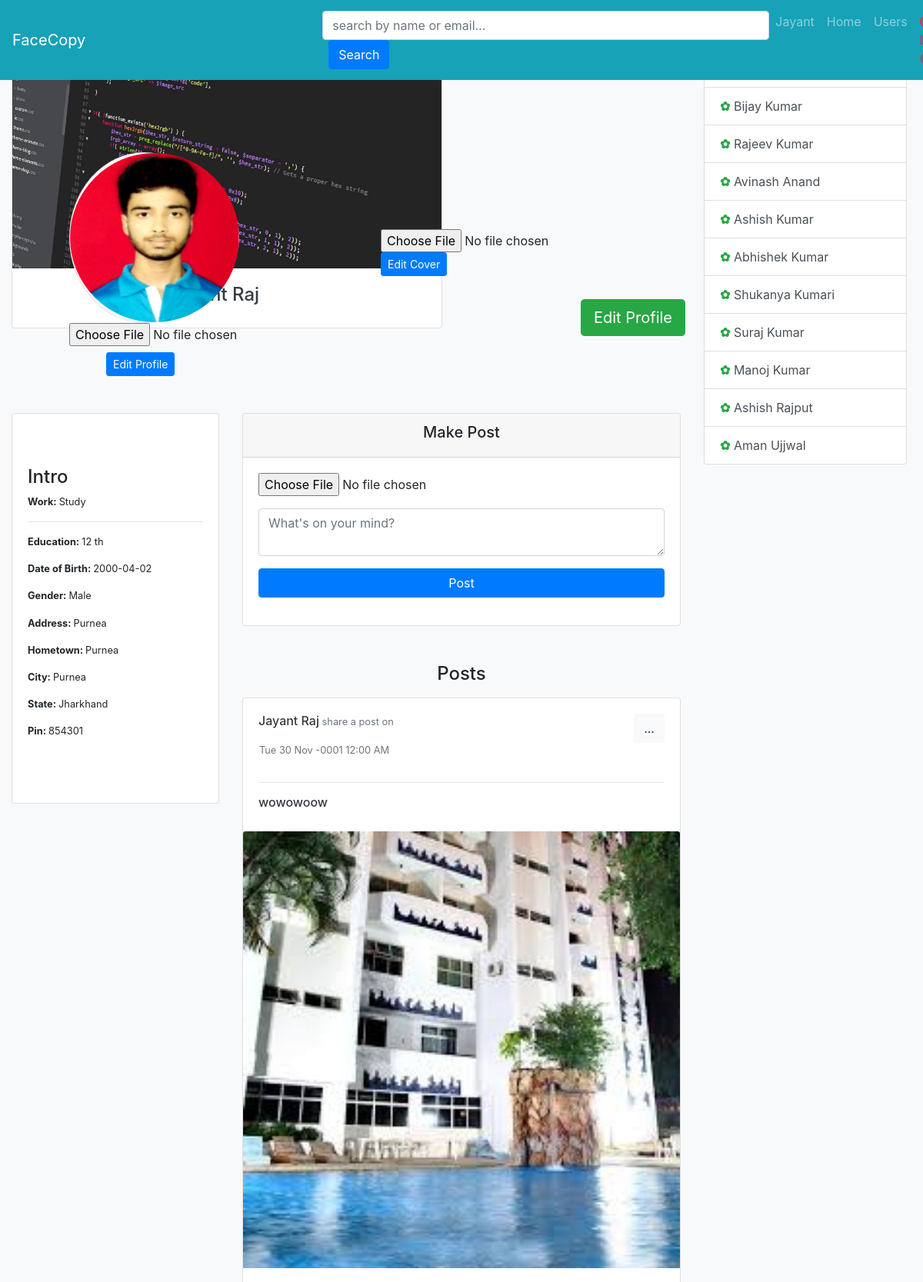
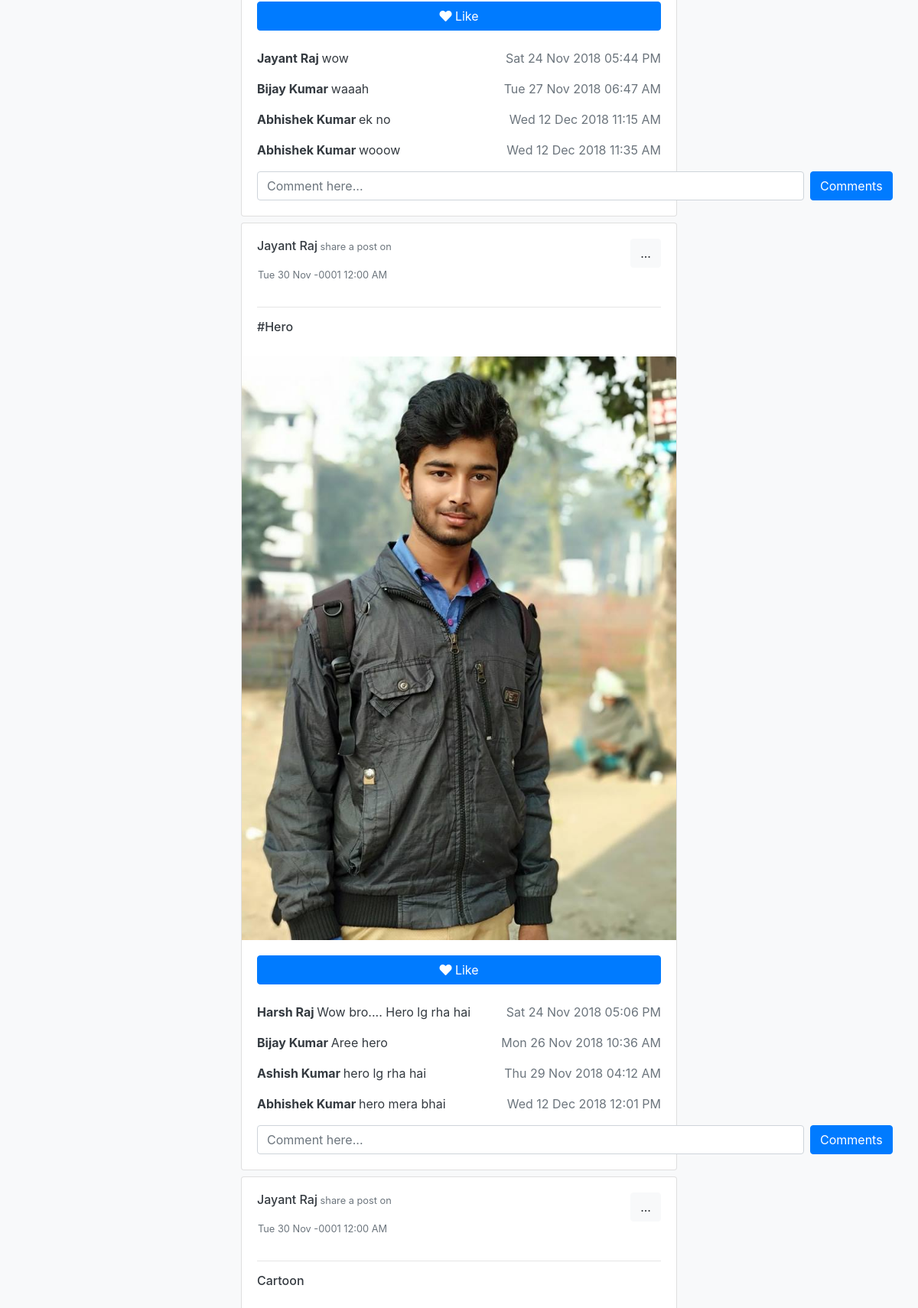
Screenshot of /facecopy/profile.php (signed in, upper part) with the database file from the repository (2 pictures, top to bottom).
### tables this page shows
CREATE TABLE IF NOT EXISTS `account` (
  `id` int(11) NOT NULL,
  `fname` varchar(200) NOT NULL,
  `lname` varchar(200) NOT NULL,
  `contact1` varchar(200) NOT NULL,
  `email` varchar(200) NOT NULL,
  `password` varchar(200) NOT NULL,
  `dob` varchar(200) NOT NULL,
  `doc` timestamp NOT NULL DEFAULT CURRENT_TIMESTAMP ON UPDATE CURRENT_TIMESTAMP,
  `gender` varchar(200) NOT NULL
);

CREATE TABLE IF NOT EXISTS `about` (
  `id` int(11) NOT NULL,
  `user` varchar(200) DEFAULT NULL,
  `address` varchar(200) DEFAULT NULL,
  `edu` varchar(200) DEFAULT NULL,
  `work` varchar(200) DEFAULT NULL,
  `hometown` varchar(200) DEFAULT NULL,
  `state` varchar(200) DEFAULT NULL,
  `city` varchar(200) DEFAULT NULL,
  `pin` varchar(200) DEFAULT NULL,
  `img` varchar(200) NOT NULL DEFAULT 'nobody_m.original.jpg',
  `c_img` varchar(200) NOT NULL DEFAULT 'default_cover.jpg'
);

CREATE TABLE IF NOT EXISTS `post` (
  `p_id` int(11) NOT NULL,
  `p_title` varchar(200) NOT NULL,
  `p_img` varchar(200) NOT NULL,
  `p_user` varchar(200) NOT NULL,
  `p_email` varchar(200) NOT NULL,
  `p_doc` timestamp NOT NULL DEFAULT CURRENT_TIMESTAMP ON UPDATE CURRENT_TIMESTAMP
);

CREATE TABLE IF NOT EXISTS `comment` (
  `c_id` int(11) NOT NULL,
  `c_title` varchar(200) NOT NULL,
  `c_p_id` varchar(200) NOT NULL,
  `c_email` varchar(200) NOT NULL,
  `c_doc` timestamp NOT NULL DEFAULT CURRENT_TIMESTAMP ON UPDATE CURRENT_TIMESTAMP
);

### facecopy/function/config.php (called while the page is built, shortened)
<?php
function call_post($table,$cond=NULL){
	$array = [];
	if($cond==NULL){
		$query = mysql_query("select * from $table order by p_id DESC");
	}
	else{
		$query = mysql_query("select * from $table where $cond order by p_id DESC");
	}
	while($row=mysql_fetch_array($query)){
		$array[] = $row;
	}
	return $array;
}
function call_data($table,$cond=NULL){
	$array = [];
	if($cond==NULL){
		$query = mysql_query("select * from $table");
	}
	else{
		$query = mysql_query("select * from $table where $cond");
	}
	while($row=mysql_fetch_array($query)){
		$array[] = $row;
	}
	return $array;
}
?>

### facecopy/profile.php (the view, shortened to what this page needs)
<?php include "function/config.php"; session_start(); if(!isset($_SESSION['email'])){ header("location: index.php");} ?>
<!DOCTYPE html>
<html lang="en">
<head>
	<link rel="stylesheet" href="css/bootstrap.css">
	<link rel="stylesheet" href="https://use.fontawesome.com/releases/v5.5.0/css/all.css">
</head>
<body class="bg-light">
	<?php include "function/nav.php"; ?>
	<br><br>
	<?php
		$email = $_SESSION['email'];
		$data = call_data("account"," email = '$email'");
	foreach($data as $d){
		$about = call_data("about"," user = '$email'");
		foreach($about as $ab){
	?>
	<div class="container-fluid">
		<div class="row">
			<div class="col-lg-9">
				<div class="card" style="position: absolute;">
					<img src="<?="photo/".$ab['c_img'];?>" class="card-img-top" style="height: 300px;">
					<div class="card-body">
						<div class="row">
							<div class="col-lg-4 offset-4">
								<h4 class="text-dark"><?=$d['fname']." ".$d['lname'];?></h4>
							</div>
						</div>
					</div>
				</div>
				<div class="row">
					<div class="col-lg-3 offset-1">
						<div class="card" style="margin-top: 150px; border-radius: 100%;">
							<img src="<?="photo/".$ab['img'];?>" class="card-img-top" style="border-radius: 1200px; height: 220px; width: 220px; background-size: cover;">
						</div>
						<form action="profile.php" method="post" enctype="multipart/form-data">
							<input type="file" name="img">
							<input type="submit" class="btn mt-2 ml-5 btn-sm btn-primary" value="Edit Profile" name="p_edit">
						</form>
					</div>
					<div class="col-lg-8">
						<form action="profile.php" method="post" enctype="multipart/form-data" style="margin-top: 250px; margin-left: 180px;">
							<input type="file" name="c_img">
							<input type="submit" class="btn btn-sm btn-primary" value="Edit Cover" name="c_edit">
						</form>
						<a href="about.php" class="btn btn-lg btn-success" style="margin-top: 30px; margin-left: 440px;">Edit Profile</a>
					</div>
				</div>
				<div class="row my-5">
					<div class="col-lg-4">
						<div class="card sticky-top">
							<div class="card-body my-5">
								<h4>Intro</h4>
								<p class="lead small"><b>Work: </b><?=$ab['work'];?></p><hr>
								<p class="lead small"><b>Education: </b><?=$ab['edu'];?></p>
								<p class="lead small"><b>Date of Birth: </b><?=$d['dob'];?></p>
								<p class="lead small"><b>Gender: </b><?= $d['gender'];?></p>
								<p class="lead small"><b>Address: </b><?= $ab['address'];?></p>
								<p class="lead small"><b>Hometown: </b><?= $ab['hometown'];?></p>
								<p class="lead small"><b>City: </b><?= $ab['city'];?></p>
								<p class="lead small"><b>State: </b><?= $ab['state'];?></p>
								<p class="lead small"><b>Pin: </b><?= $ab['pin'];?></p>
							</div>
						</div>
					</div>
					<div class="col-lg-8">
						<div class="card">
							<div class="card-header">
								<h4 class="text-center h5">Make Post</h4>
							</div>
							<div class="card-body">
								<form action="profile.php" method="post" enctype="multipart/form-data">
									<div class="form-group">
										<input type="file" name="p_img">
									</div>
									<div class="form-group">
										<textarea class="form-control" name="p_title" placeholder="What's on your mind?"></textarea>
									</div>
									<div class="form-group">
										<input type="submit" class="btn btn-block btn-primary" name="post" value="Post">
									</div>
								</form>
							</div>
						</div>
						<h4 class="text-center mt-5 mb-3">Posts</h4>
						<?php
							$email = $_SESSION['email'];
							$post = call_post("post"," p_email = '$email'");
							foreach($post as $p){
						?>
						<div class="card my-2">
							<div class="card-body">
								<div class="row">
									<div class="col-lg-12">
										<h6 class="text-dark float-left py-0"><?=$d['fname']." ".$d['lname'];?><span class="small text-muted"> share a post on</span></h6>
								<div class="dropdown">
  <button class="btn btn-light float-right" type="button" id="dropdownMenuButton" data-toggle="dropdown" aria-haspopup="true" aria-expanded="false">
 		...
  </button>
</div>
									</div>
								</div>
								<div class="row">
									<p class="ml-3">
									<span class="text-muted float-left small">
										<?=date("D d M Y h:i A",strtotime($p['p_doc']));?>
									</span>
								</p>
								</div>
								<hr>
								<h6 class="text-dark"><?=$p['p_title'];?></h6>
							</div>
							<img src="<?="photo/".$p['p_img'];?>" class="card-img-top">
							<div class="card-body">
							<a href="" class="btn btn-primary btn-block">
								<i class="fas fa-heart"></i> Like
							</a><br>
							<?php
									$id = $p['p_id'];
									$comment = call_data("comment"," c_p_id = '$id'");
									foreach($comment as $ct){
										$email = $ct['c_email'];
										$name = call_data("account"," email = '$email'");
										foreach($name as $ne){
								?>
									<div class="row">
										<div class="col-lg-12">
											<p class="text-dark float-left"><b><?=$ne['fname']." ".$ne['lname'];?> </b> <?= $ct['c_title'];?></p>
									<p class="float-right text-muted"><?=date("D d M Y h:i A",strtotime($ct['c_doc']));?></p>
										</div>
									</div>
								<?php }} ?>
								<form action="profile.php" method="post" class="form-inline">
									<div class="form-group">
										<input type="text" class="form-control" name="comment" size="63px" placeholder="Comment here...">
										<input type="submit" class="btn ml-2 btn-primary" name="commentbtn" value="Comments">
									</div>
								</form>
							</div>
						</div>
						<?php } ?>
					</div>
				</div>
			</div>
			<?php include "function/chat.php"; ?>
		</div>
	</div>
	<?php } } ?>
</body>
</html>

### facecopy/function/nav.php
<nav class="navbar fixed-top navbar-expand-lg navbar-dark bg-info">
	<a href="home.php" class="navbar-brand">FaceCopy</a>
	<form action="user.php" method="post" class="form-inline offset-3">
		<input type="text" class="form-control" name="search" placeholder="search by name or email..." size="50px">
		<input type="submit" class="btn btn-primary ml-2" name="searchbtn" value="Search">
	</form>
	<ul class="navbar-nav ml-auto">
		<li class="nav-item">
			<a href="profile.php" class="nav-link">
				<?php
					$email = $_SESSION['email'];
				$data = call_data("account","email = '$email'");
				foreach($data as $d){
					echo $d['fname'];
				}
				?>
			</a>
		</li>
		<li class="nav-item">
			<a href="home.php" class="nav-link">Home</a>
		</li>
		<li class="nav-item">
			<a href="user.php" class="nav-link">Users</a>
		</li>
		<li class="nav-item">
			<a href="logout.php" class="nav-link text-danger"><i class="fas fa-power-off"></i> <b>Log Out</b></a>
		</li>
	</ul>
</nav>

### facecopy/function/chat.php
			<div class="col-lg-3 mt-3">
				<div class="list-group" style="position: fixed; width: 22%;">
				<?php
	$account = call_data("account");
foreach($account as $ac){
	if($ac['email']==$_SESSION['email']){
	}
	else{
?>
					<a href="me.php?cat=<?=$ac['email'];?>" class="list-group-item list-group-item-action"><b class="text-success">✿</b> <?=$ac['fname']." ".$ac['lname'];?></a><?php }} ?>
				</div>
			</div>

### rows the page displays
account: fname "Jayant", lname "Raj", dob "2000-04-02", gender "Male"
about: c_img (picture), img (picture), work "Study", edu "12 th", address "Purnea", hometown "Purnea", city "Purnea", state "Jharkhand", pin "854301"
post: p_doc "Tue 30 Nov -0001 12:00 AM", p_title "wowowoow", p_img (picture)
comment: c_title "wow", c_doc "Sat 24 Nov 2018 05:44 PM"
comment: c_title "waaah", c_doc "Tue 27 Nov 2018 06:47 AM"
account: fname "Bijay", lname "Kumar"
comment: c_title "ek no", c_doc "Wed 12 Dec 2018 11:15 AM"
account: fname "Abhishek", lname "Kumar"
comment: c_title "wooow", c_doc "Wed 12 Dec 2018 11:35 AM"
post: p_doc "Tue 30 Nov -0001 12:00 AM", p_title "#Hero", p_img (picture)
comment: c_title "Wow bro.... Hero lg rha hai", c_doc "Sat 24 Nov 2018 05:06 PM"
account: fname "Harsh", lname "Raj"
comment: c_title "Aree hero", c_doc "Mon 26 Nov 2018 10:36 AM"
comment: c_title "hero lg rha hai", c_doc "Thu 29 Nov 2018 04:12 AM"
account: fname "Ashish", lname "Kumar"
comment: c_title "hero mera bhai", c_doc "Wed 12 Dec 2018 12:01 PM"
post: p_doc "Tue 30 Nov -0001 12:00 AM", p_title "Cartoon"
account: fname "Rajeev", lname "Kumar"
account: fname "Avinash", lname "Anand"
account: fname "Shukanya", lname "Kumari"
account: fname "Suraj", lname "Kumar"
account: fname "Manoj", lname "Kumar"
account: fname "Ashish", lname "Rajput"
account: fname "Aman", lname "Ujjwal"
